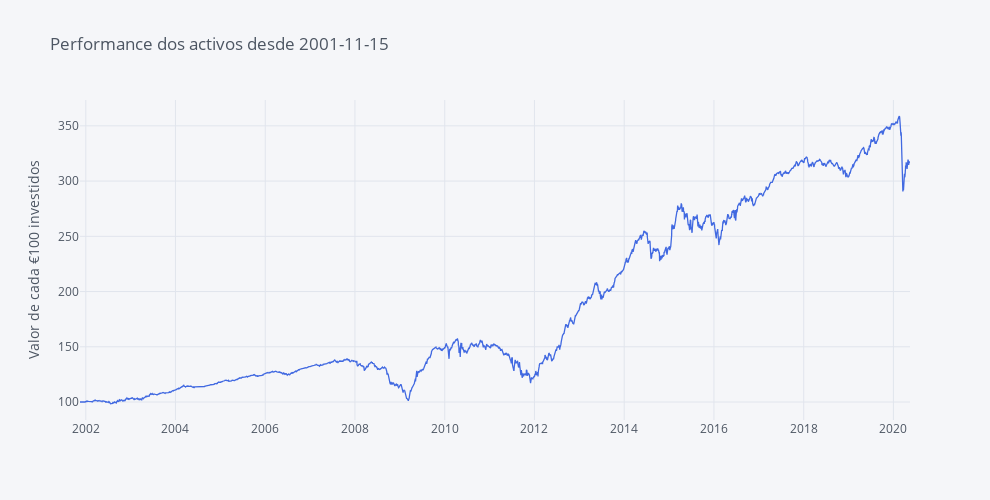

The code cell stored with this chart in its notebook:
### Code cell
fundos_norm.iplot(dimensions = dimensions,title='Performance dos activos desde ' + begin,
                  yTitle='Valor de cada €100 investidos', color='royalblue')

### Figure 1 — Plotly figure (JSON) as saved in the notebook; plotly's stock layout.template omitted (floating-point values rounded to 4 significant figures; data arrays with more than 128 entries replaced by an {"elided": "..."} marker saying what was removed)
{"data": [{"line": {"color": "rgba(65, 105, 225, 1.0)", "dash": "solid", "shape": "linear", "width": 1.3}, "mode": "lines", "name": "AR_PPR", "text": "", "type": "scatter", "x": {"elided": "4856 str values"}, "y": {"elided": "4856 float values"}}], "layout": {"height": 500, "legend": {"bgcolor": "#F5F6F9", "font": {"color": "#4D5663"}}, "paper_bgcolor": "#F5F6F9", "plot_bgcolor": "#F5F6F9", "title": {"font": {"color": "#4D5663"}, "text": "Performance dos activos desde 2001-11-15"}, "width": 990, "xaxis": {"autorange": true, "gridcolor": "#E1E5ED", "range": ["2001-11-15", "2020-05-15"], "showgrid": true, "tickfont": {"color": "#4D5663"}, "title": {"font": {"color": "#4D5663"}, "text": ""}, "type": "date", "zerolinecolor": "#E1E5ED"}, "yaxis": {"autorange": true, "gridcolor": "#E1E5ED", "range": [83.72, 373.4], "showgrid": true, "tickfont": {"color": "#4D5663"}, "title": {"font": {"color": "#4D5663"}, "text": "Valor de cada €100 investidos"}, "type": "linear", "zerolinecolor": "#E1E5ED"}}}
